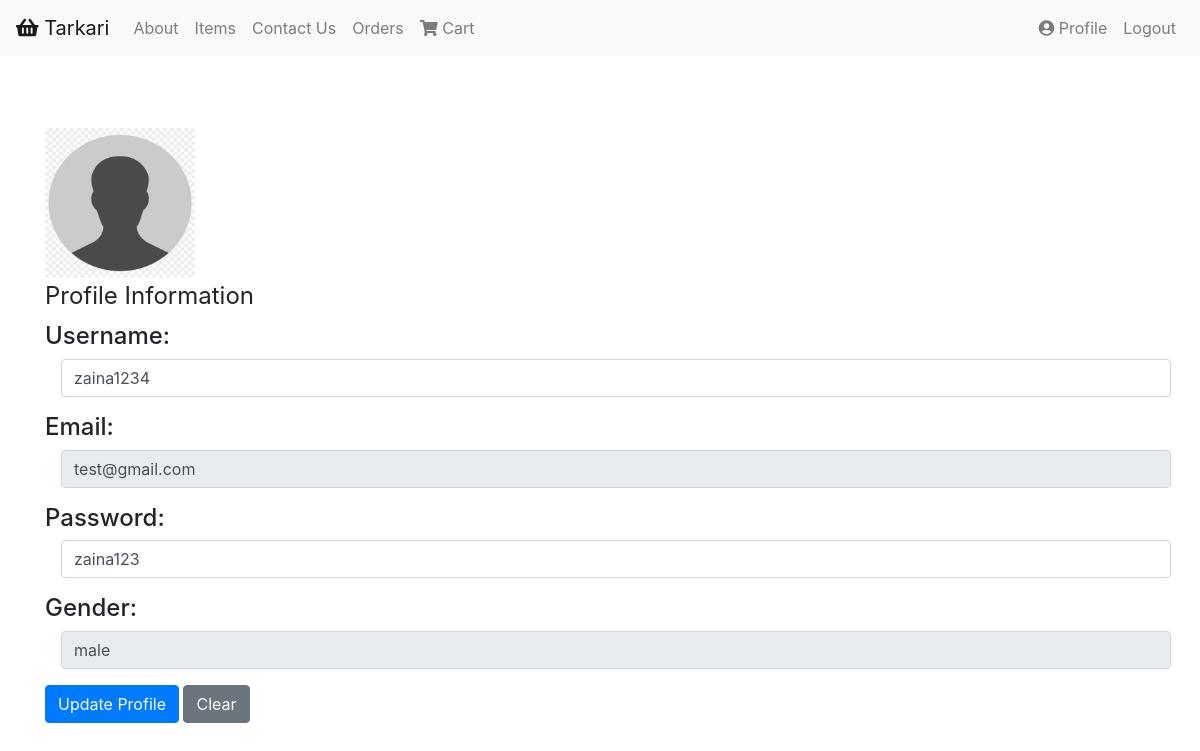
Page /profile.php (signed in) on the committed database.
### tables this page shows
CREATE TABLE `users` (
  `username` varchar(20) NOT NULL,
  `password` varchar(20) NOT NULL,
  `email` varchar(30) NOT NULL,
  `gender` char(1) NOT NULL
);

### profile.php (the view, shortened to what this page needs)
<html>
<head>
    <?php
include "head.php";
$email = $_SESSION['email'];
$query = "SELECT * FROM users WHERE email='$email'";
$result = mysqli_query($con, $query);
while ($row = mysqli_fetch_assoc($result)) {
    $username = $row['username'];
    $password = $row['password'];
    $gender = $row['gender'];
}
if ($gender == "f") {
    $gender = "female";
} else {
    $gender = "male";
}
?>
</head>
<body>
    <?php include "navbar.php";?>
    <br><br><br>
    <div class="container">
        <img class="rounded profile-image-size" src="images/profile-picture.jpg" alt="profile" />
        <form action="updateProfile.php" method="POST">
            <fieldset class="form-group">
                <legend>Profile Information </legend>
                <div class="form-group">
                    <h4>Username: </h4>
                    <input class="form-control mx-sm-3" id="username" name="username" type="text" required
                        value="<?=$username?>">
                </div>
                <div class="form-group">
                    <h4>Email: </h4>
                    <input class="form-control mx-sm-3" id="email" name="email" type="email" value="<?=$email?>"
                        readonly>
                </div>
                <div class="form-group">
                    <h4>Password: </h4>
                    <input class="form-control mx-sm-3" id="password" name="password" type="text" required
                        value="<?=$password?>">
                </div>
                <div class="form-group">
                    <h4>Gender: </h4>
                    <input class="form-control mx-sm-3" id="gender" name="gender" type="text" value="<?=$gender?>"
                        readonly>
                </div>
                <button type="submit" class="btn btn-primary">Update Profile</button>
                <button type="reset" class="btn btn-secondary">Clear</button>
            </fieldset>
        </form>
    </div>
</body>
</html>

### styles/general.css (style rules this page uses)
.profile-image-size { height: 150px !important; width: 150px !important; }

### rows in the picture
users: username "zaina1234", password "zaina123", gender "male"
